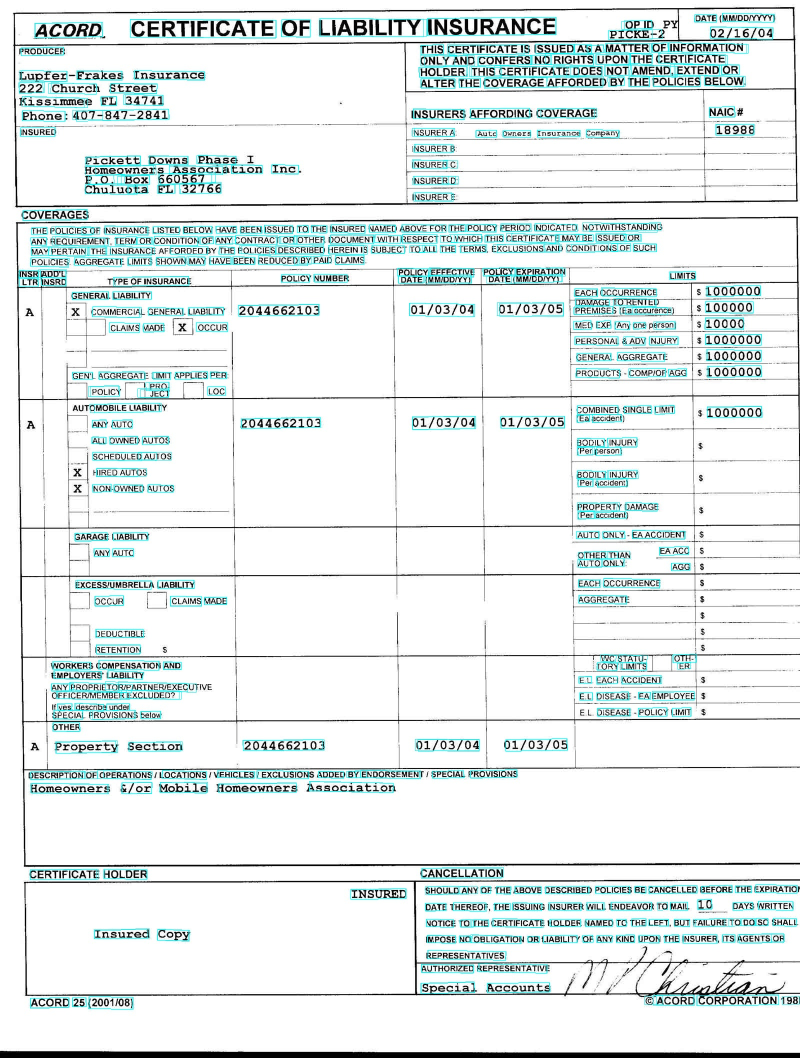
#> input picture acord-info.jpg, 1600 x 2116 px (shown at 1/2 size)
$ jupyter execute hough-transform.ipynb
#> lines starting #> are read from the running program, lines starting #| are printed output that depends on the picture; after the words box and inside, x2 and y2 are one past the last pixel; in counts of white or black regions, pixels touching at a corner belong together
[cell 1]
import matplotlib.pyplot as plt
import matplotlib.image as mpimg
import numpy as np
import cv2

[cell 2]
#image = mpimg.imread('figure2b.jpg')
image = mpimg.imread('acord-info.jpg')
#> image is the input picture: shape (2116, 1600, 3); mean R, G, B 226.8, 234.4, 234.3
gray = cv2.cvtColor(image,cv2.COLOR_RGB2GRAY)

## Define a kernel size and apply Gaussian smoothing

[cell 3]
kernel_size = 5
blur_gray = cv2.GaussianBlur(gray,(kernel_size, kernel_size),0)

[cell 4]
# Define our parameters for Canny and apply
low_threshold = 50
high_threshold = 150
edges = cv2.Canny(blur_gray, low_threshold, high_threshold)
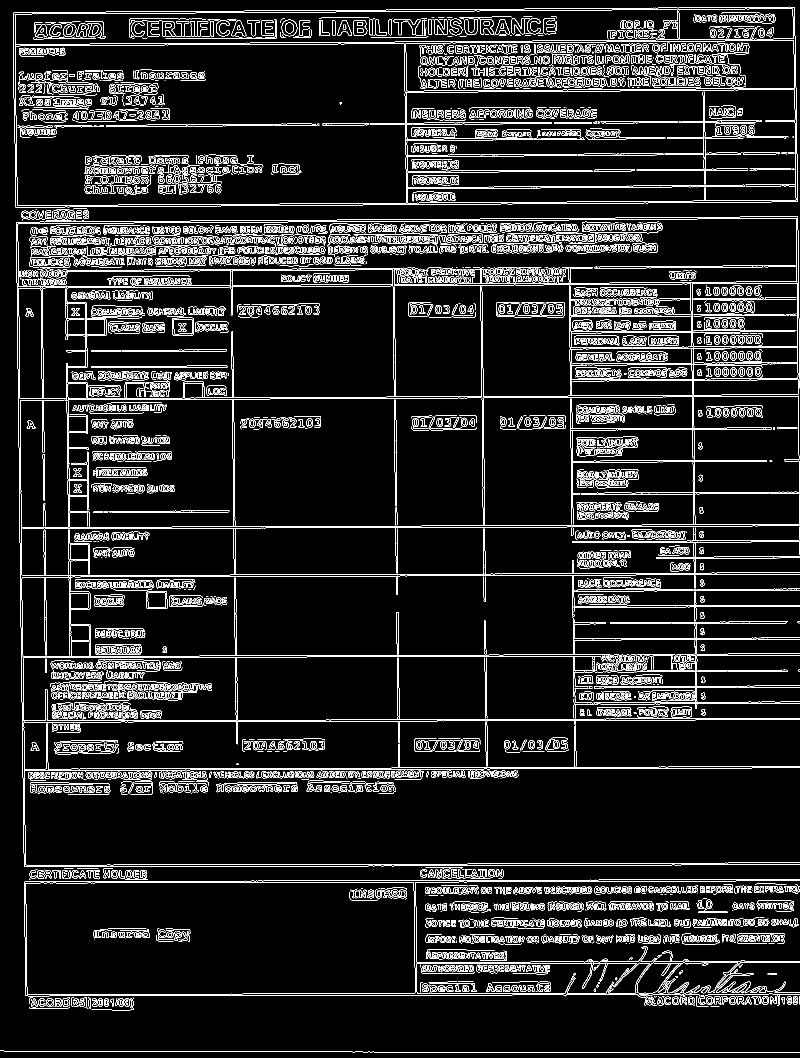
#> edges: shape (2116, 1600) (shown at 1/2 size); 8.5% white in thin lines or dots

[cell 5]
# Next we'll create a masked edges image using cv2.fillPoly()
mask = np.zeros_like(edges)
ignore_mask_color = 255

[cell 6]
# This time we are defining a four sided polygon to mask
imshape = image.shape
vertices = np.array([[(0,imshape[0]),(780, 780), (780, 780), (imshape[1],imshape[0])]], dtype=np.int32)
cv2.fillPoly(mask, vertices, ignore_mask_color)
#> mask: shape (2116, 1600); 31.6% white; 1 white region, box (x1, y1, x2, y2) and area: (0, 780, 1600, 2116) 1069877
masked_edges = cv2.bitwise_and(edges, mask)
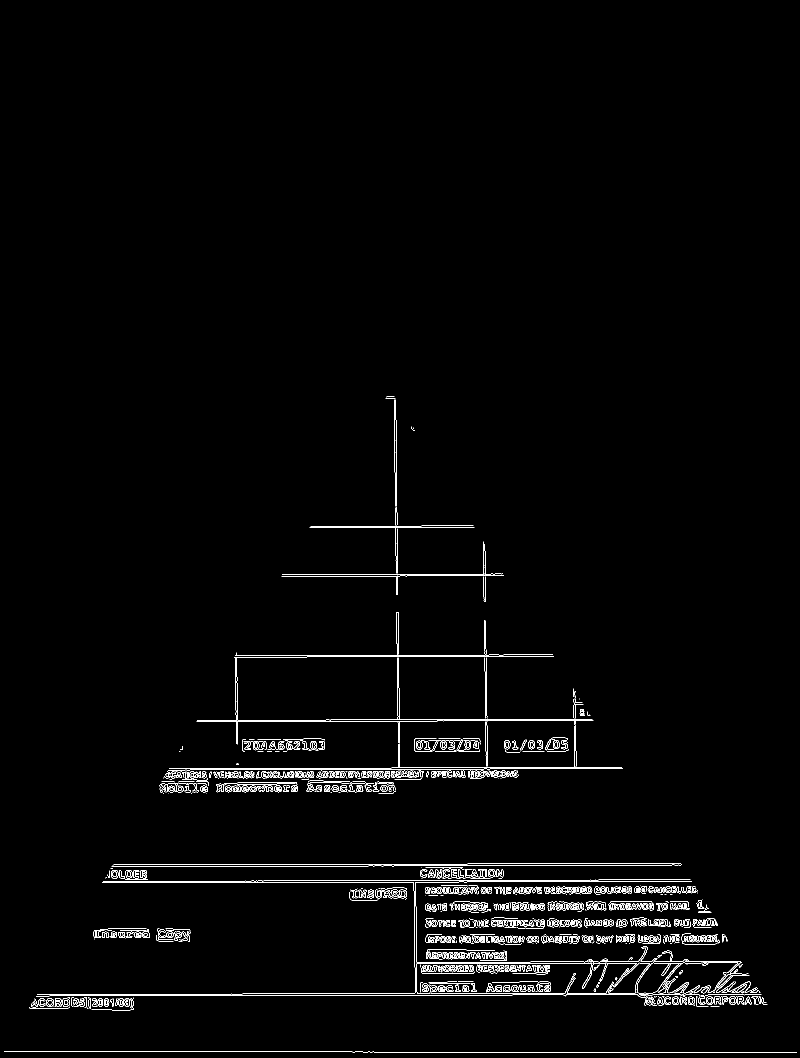
#> masked_edges: shape (2116, 1600) (shown at 1/2 size); 1.6% white in thin lines or dots, all inside (x1, y1, x2, y2) = (8, 793, 1594, 2106)

[cell 7]
# Define the Hough transform parameters
# Make a blank the same size as our image to draw on
rho = 1 # distance resolution in pixels of the Hough grid
theta = np.pi/180 # angular resolution in radians of the Hough grid
threshold = 1     # minimum number of votes (intersections in Hough grid cell)
min_line_length = 1 #minimum number of pixels making up a line
max_line_gap = 1    # maximum gap in pixels between connectable line segments
line_image = np.copy(image)*0 # creating a blank to draw lines on
#> line_image: shape (2116, 1600, 3); every value is 0

[cell 8]
# Run Hough on edge detected image
# Output "lines" is an array containing endpoints of detected line segments
lines = cv2.HoughLinesP(masked_edges, rho, theta, threshold, np.array([]),
                            min_line_length, max_line_gap)

[cell 9]
# Iterate over the output "lines" and draw lines on a blank image
for line in lines:
    for x1,y1,x2,y2 in line:
        cv2.line(line_image,(x1,y1),(x2,y2),(255,0,0),10)
#> this loop made 8638 passes
#> line on passes 1 to 3: [[1351, 1983, 1353, 1983]], [[590, 1554, 595, 1553]], [[266, 1865, 266, 1864]]
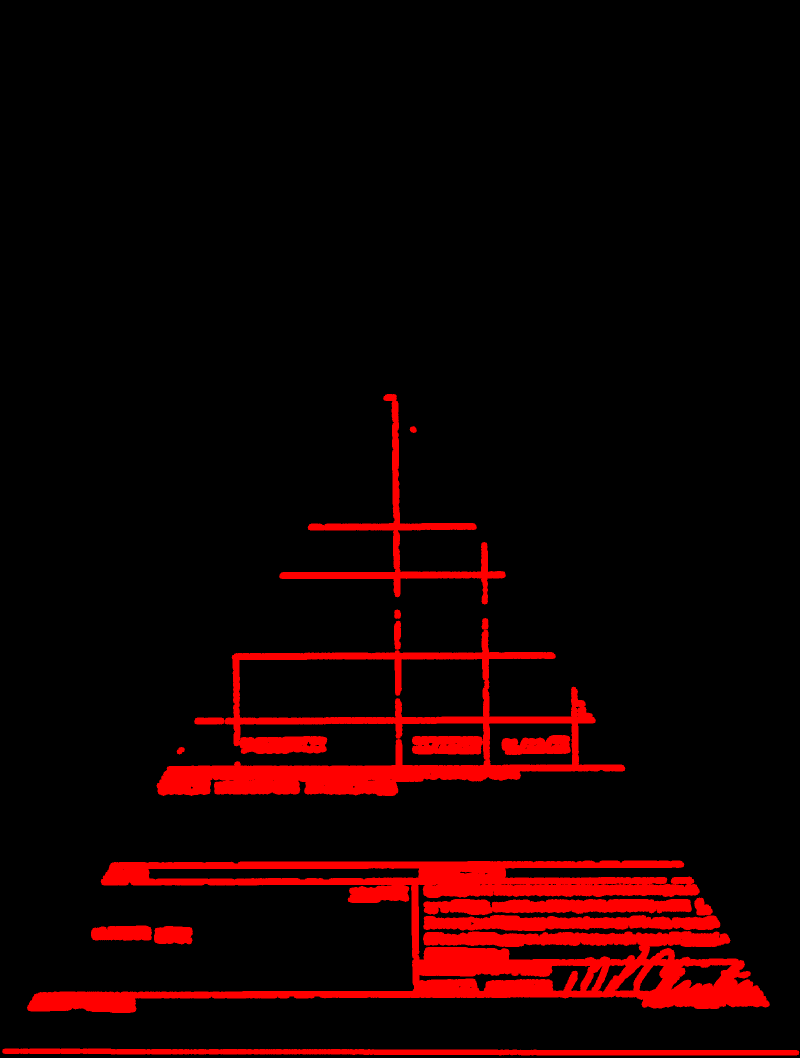
#> line_image: shape (2116, 1600, 3) (shown at 1/2 size); mean R, G, B 21.8, 0, 0

[cell 10]
print(lines.size)
#| 34552

[cell 11]
# Create a "color" binary image to combine with line image
color_edges = np.dstack((edges, edges, edges))
#> color_edges: shape (2116, 1600, 3); 8.5% white in thin lines or dots

[cell 12]
# Drawing the lines on the edge image
lines_edges = cv2.addWeighted(color_edges, 0.8, line_image, 1, 0)
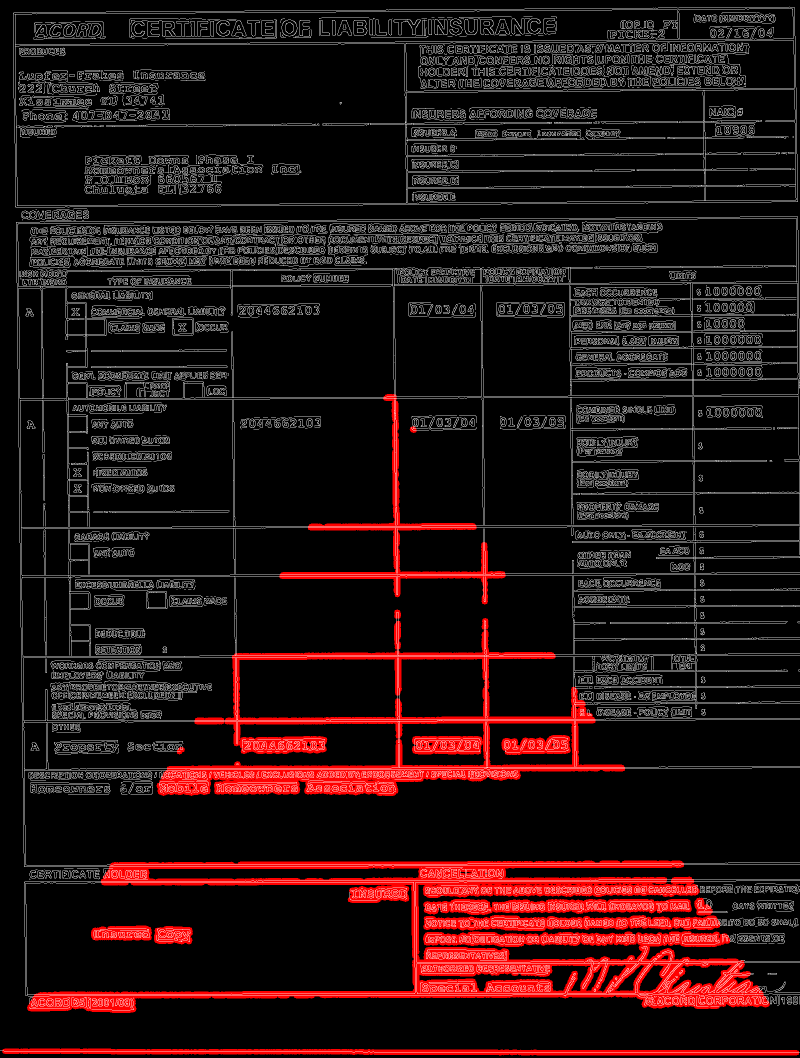
#> lines_edges: shape (2116, 1600, 3) (shown at 1/2 size); mean of channels 0, 1, 2 35.9, 17.4, 17.4; drawn as R, G, B
plt.imshow(lines_edges)

$ run again, with figure2b.jpg copied over acord-info.jpg
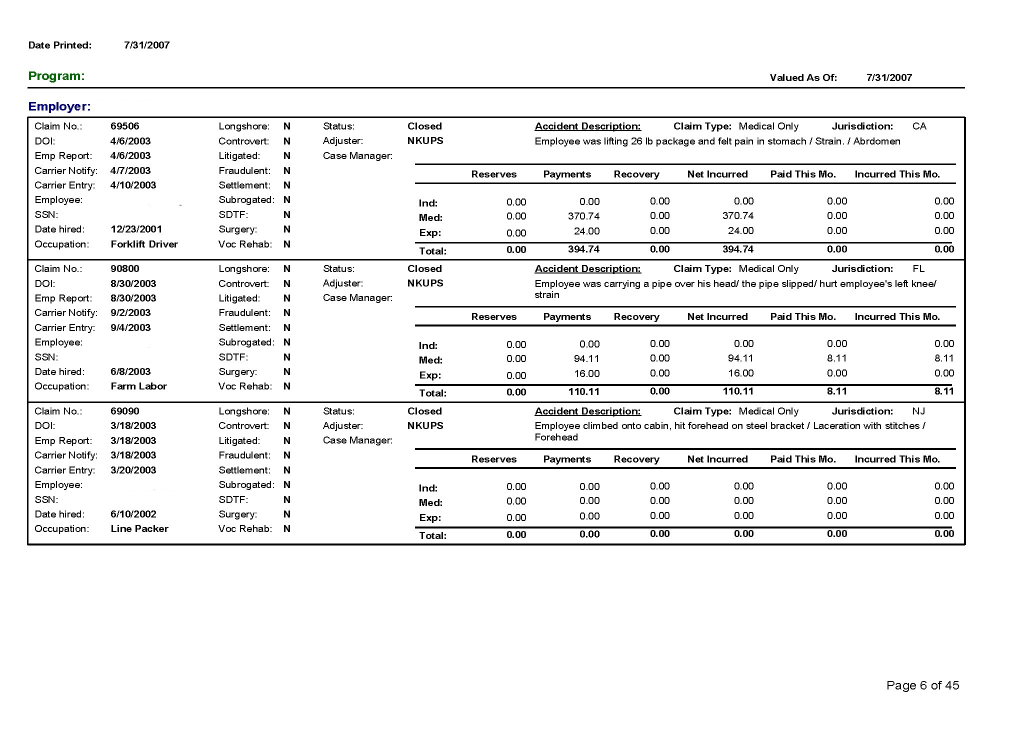
#> input picture figure2b.jpg, 2036 x 1471 px (shown at 1/2 size)
#> image is the input picture: shape (1471, 2036, 3); mean R, G, B 240, 240, 240
#> edges: shape (1471, 2036); 4.6% white in thin lines or dots, all inside (x1, y1, x2, y2) = (53, 82, 1932, 1385)
#> mask: shape (1471, 2036); 23.5% white; 1 white region, box (x1, y1, x2, y2) and area: (1, 780, 2036, 1471) 703765
#> masked_edges: shape (1471, 2036); 0.3% white in thin lines or dots, all inside (x1, y1, x2, y2) = (430, 802, 1871, 1385)
#> lines = 1460 rows, first 6: [1021, 976, 1021, 969], [865, 1011, 865, 1003], [969, 919, 969, 915], [889, 1090, 891, 1090], [573, 1086, 601, 1086], [885, 1065, 885, 1063]
#> the loop `for line in lines:` made 1460 passes
#> after the loop `for line in lines:`:
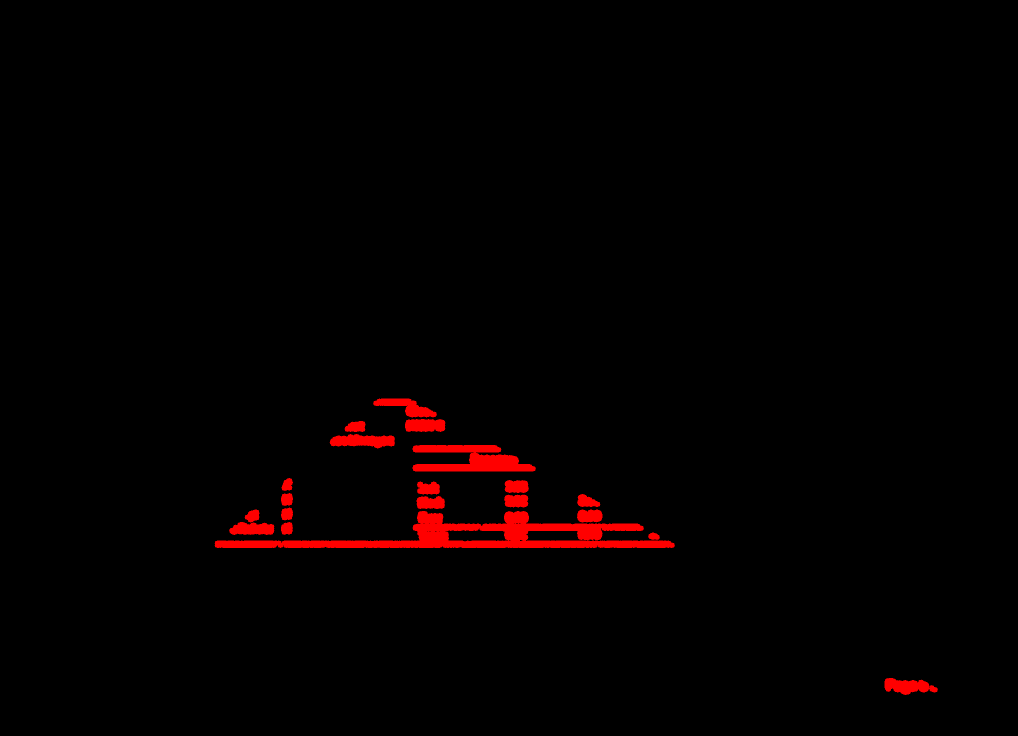
#> line_image: shape (1471, 2036, 3) (shown at 1/2 size); mean R, G, B 4.6, 0, 0
#| 5840
#> `lines_edges = cv2.addWeighted(color_edges, 0.8, line_image, 1, 0)`:
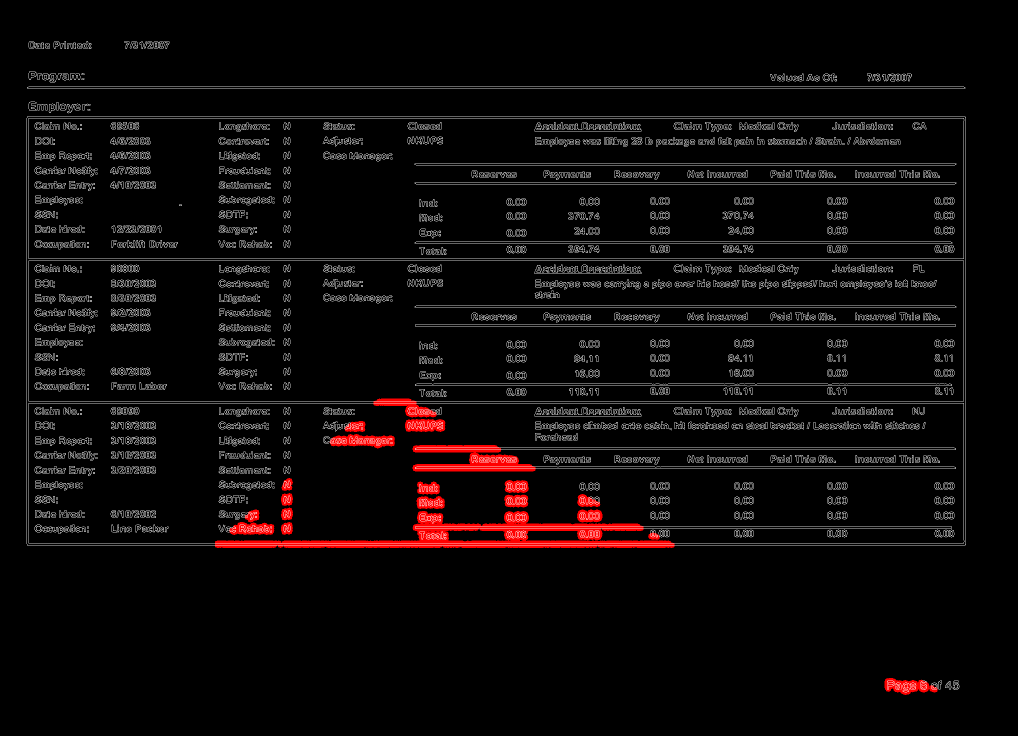
#> lines_edges: shape (1471, 2036, 3) (shown at 1/2 size); mean of channels 0, 1, 2 13.3, 9.3, 9.3; drawn as R, G, B
